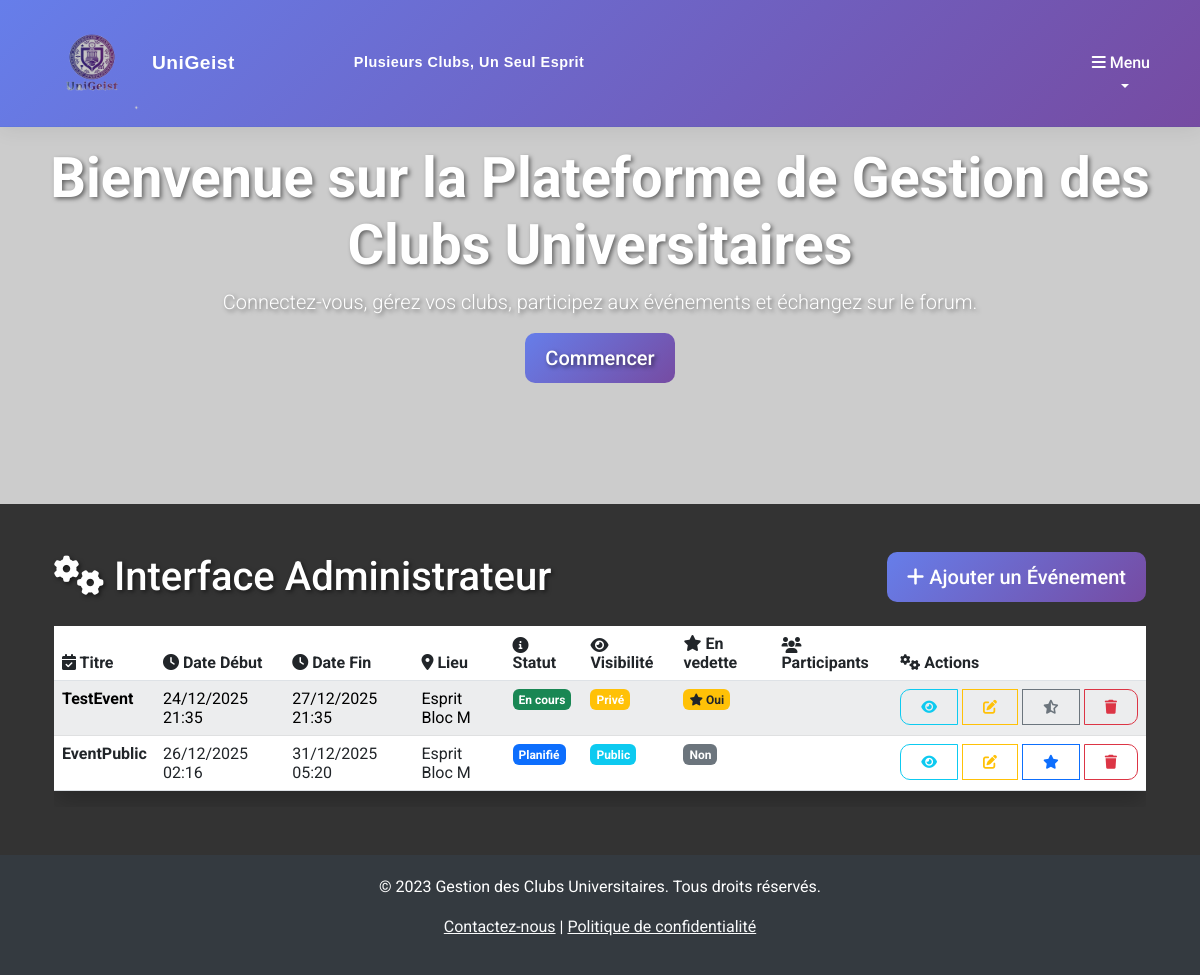
/evenements/admin/ (signed in), run on the app's committed database.
### appEvenements/models.py (models this page shows, shortened)
class Evenement(models.Model):
    id=models.AutoField(primary_key=True)
    titre = models.CharField(max_length=200, validators=[MinLengthValidator(6,"Le titre doit avoir au moins 6 caractères"), MaxLengthValidator(200), RegexValidator(r'^[a-zA-Z0-9\s.,!?-]+$', message="Le titre ne peut contenir que des lettres, chiffres, espaces et ponctuation basique.")])
    description = models.TextField( max_length=1000, validators=[validators.MinLengthValidator(10), validators.MaxLengthValidator(1000), validators.RegexValidator(r'^[a-zA-Z0-9\s.,!?-]+$', message="La description ne peut contenir que des lettres, chiffres, espaces et ponctuation basique.")])
    date_debut = models.DateTimeField()
    date_fin = models.DateTimeField()
    lieu = models.CharField(max_length=200, validators=[validators.MinLengthValidator(5), validators.MaxLengthValidator(200), validators.RegexValidator(r'^[a-zA-Z0-9\s.,!?-]+$', message="Le lieu ne peut contenir que des lettres, chiffres, espaces et ponctuation basique.")])
    statut = models.CharField(max_length=50, choices=[('planifie', 'Planifié'), ('en_cours', 'En cours'), ('termine', 'Terminé'), ('annule', 'Annulé')])
    visibilite = models.CharField(max_length=50, choices=[('public', 'Public'), ('prive', 'Privé')])
    max_participants = models.PositiveIntegerField(default=100, help_text="Nombre maximum de participants")
    featured = models.BooleanField(default=False, help_text="Événement à la une")
    promotion_image = models.FileField(upload_to='promotions/', blank=True, null=True, help_text="Image de promotion")
    promotion_description = models.TextField(blank=True, null=True, help_text="Description de promotion")

### appEvenements/views.py (the view)
# urls.py: path('admin/', AdminInterfaceView.as_view(), name='admin_interface'),
class AdminInterfaceView(LoginRequiredMixin, ListView):
    model = Evenement
    template_name = 'appEvenements/admin_interface.html'
    context_object_name = 'evenements'
    paginate_by = 10
    def dispatch(self, request, *args, **kwargs):
        user = request.user
        if not (user.is_superuser or user.is_staff or Membership.objects.filter(user=user, active=True).exists()):
            messages.error(request, "Vous n'avez pas la permission d'accéder à cette page.")
            return redirect('liste')
        return super().dispatch(request, *args, **kwargs)

### templates/appEvenements/admin_interface.html (shortened to what this page needs)
{% extends 'base.html' %}
{% load static %}
{% block content %}
<div class="container mt-5">
    <div class="d-flex justify-content-between align-items-center mb-4">
        <h1 class="mb-0" style="color: white; text-shadow: 2px 2px 4px rgba(0, 0, 0, 0.5);"><i class="fas fa-cogs"></i> Interface Administrateur</h1>
        <a href="{% url 'appEvenements:ajouter' %}" class="btn btn-primary btn-lg"><i class="fas fa-plus"></i> Ajouter un Événement</a>
    </div>
    <div class="table-responsive">
        <table class="table table-striped table-hover" style="background: rgba(255, 255, 255, 0.95); backdrop-filter: blur(10px); border-radius: 15px; box-shadow: 0 10px 20px rgba(0, 0, 0, 0.2);">
            <thead style="background: linear-gradient(135deg, #667eea 0%, #764ba2 100%); color: white;">
                <tr>
                    <th scope="col"><i class="fas fa-calendar-check"></i> Titre</th>
                    <th scope="col"><i class="fas fa-clock"></i> Date Début</th>
                    <th scope="col"><i class="fas fa-clock"></i> Date Fin</th>
                    <th scope="col"><i class="fas fa-map-marker-alt"></i> Lieu</th>
                    <th scope="col"><i class="fas fa-info-circle"></i> Statut</th>
                    <th scope="col"><i class="fas fa-eye"></i> Visibilité</th>
                    <th scope="col"><i class="fas fa-star"></i> En vedette</th>
                    <th scope="col"><i class="fas fa-users"></i> Participants</th>
                    <th scope="col"><i class="fas fa-cogs"></i> Actions</th>
                </tr>
            </thead>
            <tbody>
                {% for evenement in object_list %}
                <tr>
                    <td><strong>{{ evenement.titre }}</strong></td>
                    <td>{{ evenement.date_debut|date:"d/m/Y H:i" }}</td>
                    <td>{{ evenement.date_fin|date:"d/m/Y H:i" }}</td>
                    <td>{{ evenement.lieu }}</td>
                    <td>
                        <span class="badge bg-{% if evenement.statut == 'planifie' %}primary{% elif evenement.statut == 'en_cours' %}success{% elif evenement.statut == 'termine' %}secondary{% else %}danger{% endif %}">
                            {{ evenement.get_statut_display }}
                        </span>
                    </td>
                    <td>
                        <span class="badge bg-{% if evenement.visibilite == 'public' %}info{% else %}warning{% endif %}">
                            {{ evenement.get_visibilite_display }}
                        </span>
                    </td>
                    <td>
                        {% if evenement.featured %}
                        <span class="badge bg-warning text-dark"><i class="fas fa-star"></i> Oui</span>
                        {% else %}
                        <span class="badge bg-secondary">Non</span>
                        {% endif %}
                    </td>
                    <td>
                    </td>
                    <td>
                        <div class="btn-group" role="group">
                            <a href="{% if evenement.id %}{% url 'appEvenements:details' evenement.id %}{% else %}#{% endif %}" class="btn btn-outline-info btn-sm" title="Voir les détails"><i class="fas fa-eye"></i></a>
                            <a href="{% if evenement.id %}{% url 'appEvenements:modifier' evenement.id %}{% else %}#{% endif %}" class="btn btn-outline-warning btn-sm" title="Modifier l'événement"><i class="fas fa-edit"></i></a>
                            {% if not evenement.featured %}
                            <a href="{% if evenement.id %}{% url 'appEvenements:promote' evenement.id %}{% else %}#{% endif %}" class="btn btn-outline-primary btn-sm" title="Mettre à la une"><i class="fas fa-star"></i></a>
                            {% endif %}
                            {% if evenement.featured %}
                            <a href="{% if evenement.id %}{% url 'appEvenements:remove_promotion' evenement.id %}{% else %}#{% endif %}" class="btn btn-outline-secondary btn-sm" title="Retirer de la une"><i class="fas fa-star-half-alt"></i></a>
                            {% endif %}
                            <a href="#" class="btn btn-outline-danger btn-sm" title="Supprimer l'événement" data-bs-toggle="modal" data-bs-target="#deleteModal" data-id="{{ evenement.id }}" data-title="{{ evenement.titre }}"><i class="fas fa-trash"></i></a>
                        </div>
                    </td>
                </tr>
                {% endfor %}
            </tbody>
        </table>
    </div>
</div>
{% endblock %}

### static/css/style.css (style rules this page uses)
body { font-family: 'Roboto', sans-serif; background: #333333; color: #ffffff; min-height: 100vh; }
.btn { border-radius: 10px; padding: 10px 20px; font-weight: 500; transition: all 0.3s ease; }
.btn-primary { background: linear-gradient(135deg, #667eea 0%, #764ba2 100%); border: none; }
.badge { font-size: 0.75em; padding: 0.375em 0.5em; border-radius: 0.375rem; }
.btn-group .btn { margin-right: 5px; }
.btn-group .btn:last-child { margin-right: 0; }

### data on the page
Evenement: titre "TestEvent", date_debut "24/12/2025 21:35", date_fin "27/12/2025 21:35", lieu "Esprit Bloc M", statut "En cours", visibilite "Privé", featured True (drawn)
Evenement: titre "EventPublic", date_debut "26/12/2025 02:16", date_fin "31/12/2025 05:20", lieu "Esprit Bloc M", statut "Planifié", visibilite "Public", featured "Non"
